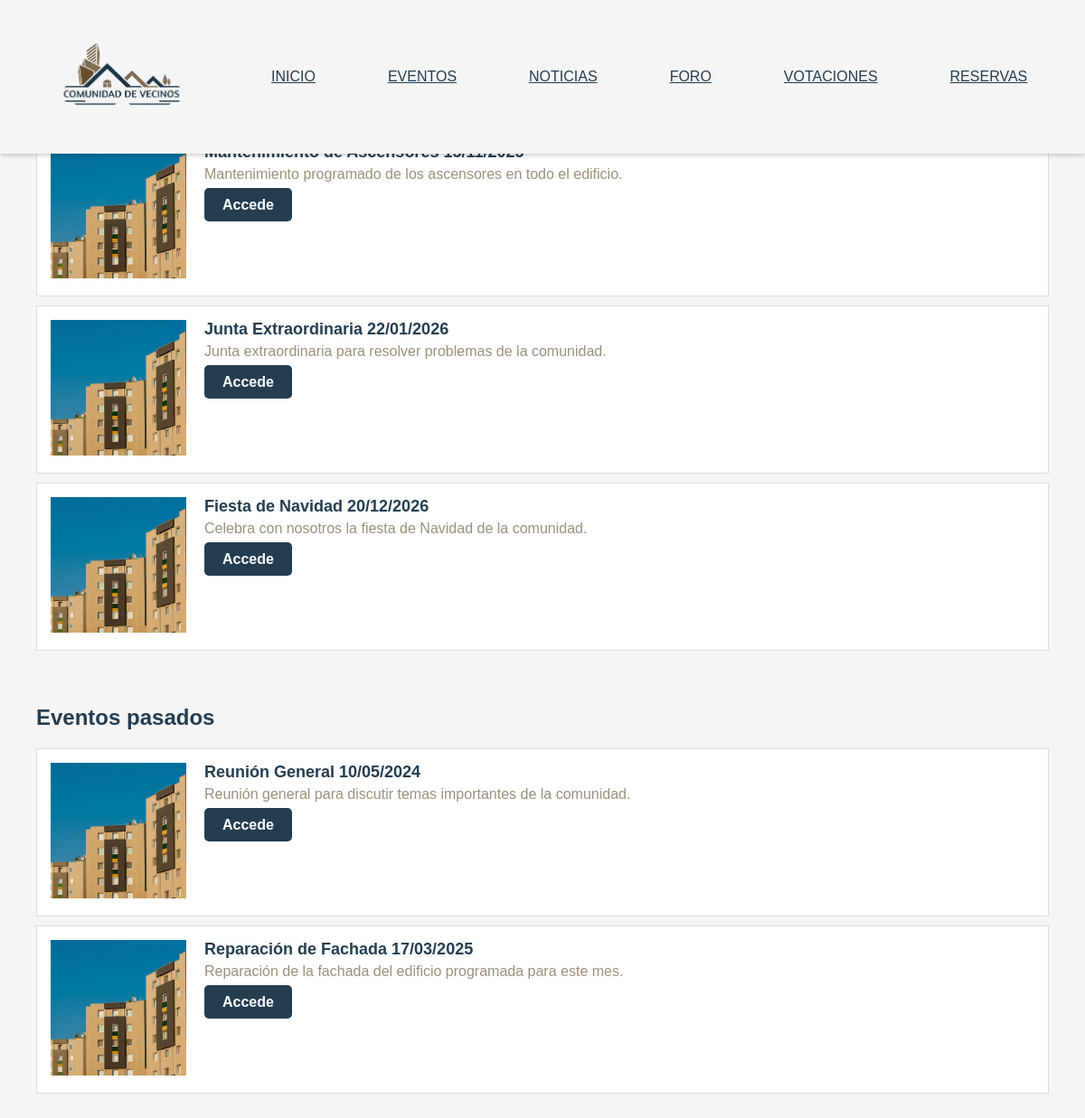
The page /web/src/eventos/index.php on the database its author committed.
### tables this page shows
CREATE TABLE IF NOT EXISTS eventos (
    id_evento INT AUTO_INCREMENT PRIMARY KEY,
    titulo VARCHAR(100) NOT NULL,
    descripcion VARCHAR(255) NOT NULL,
    fecha DATE NOT NULL,
    id_usuario INT NOT NULL,
    CONSTRAINT fk_eventos_usuarios FOREIGN KEY (id_usuario) REFERENCES usuarios(id_usuario)
);

### backend/src/eventos/eventos_futuros.php (the view, shortened to what this page needs)
<?php
include __DIR__ . '/../conexion_BBDD/conexion_db_pm.php';
$hoy = date('Y-m-d');
$sql = "SELECT id_evento, titulo, descripcion, fecha FROM eventos WHERE fecha >= '$hoy' ORDER BY fecha ASC";
$result = $pdo->query($sql);
if ($result->rowCount() > 0) {
    while ($row = $result->fetch()) {
        $fecha_formateada = date('d/m/Y', strtotime($row['fecha']));
        echo "<article class='evento'>";
        echo "<div class='evento-imagen'><img src='../../etc/assets/img/bloque.jpg' alt='ImagenEvento'></div>";
        echo "<div class='evento-texto'>";
        echo "<h2 class='titulo-evento'>" . $row['titulo'] . " " . $fecha_formateada . "</h2>";
        echo "<p class='detalle-evento'>" . $row['descripcion'] . "</p>";
        echo "<a href='detalle.php?id=" . $row['id_evento'] . "' class='boton-evento'>Accede</a>";
        echo "</div>";
        echo "</article>";
    }
} else {
    echo "<p>No hay eventos futuros.</p>";
}
?>

### web/src/eventos/index.php (shortened to what this page needs)
<?php
require_once __DIR__ . '/../../../config.php';
?>
<!DOCTYPE html>
<html lang="es">
<head>
    <link rel="stylesheet" href="style.css">
</head>
<body class="fondo-cuerpo">
    <header>
        <?php include $_SERVER['DOCUMENT_ROOT'] . $basePath . 'web/src/header/cabecera.php'; ?>
    </header>
    <main>
        <section class="contenedor-principal">
            <section class="contenedor proximos-eventos">
                <h2 class="titulo-eventos">Próximos eventos</h2>
                <p class="subtitulo">Consulta todos los eventos de nuestra comunidad aquí</p>
                <?php include '../../../backend/src/eventos/eventos_futuros.php'; ?>
            </section>
        </section>
        <section class="contenedor-principal">
            <section class="contenedor proximos-eventos">
                <h2 class="titulo-eventos">Eventos pasados</h2>
                <?php include '../../../backend/src/eventos/eventos_pasados.php'; ?>
            </section>
        </section>
    </main>
</body>
</html>

### web/src/header/cabecera.php (shortened to what this page needs)
<?php
    $basePath = '/Proyecto-Comunidad/';
?>
<!DOCTYPE html>
<html lang="es">
<head>
    <link rel="stylesheet" href="<?= $basePath ?>web/src/header/cabecera.css">
</head>
<body>
    <header>
        <div class="header-container">
            <a class="logo" href="<?= $basePath ?>web/src/home/index.php" target="_top">
                <img src="<?= $basePath ?>assets/img/LOGO_2.png" alt="logo comunidad">
            </a>
            <nav class="nav-container">
                <a href="<?= $basePath ?>web/src/home/index.php" class="nav-link" target="_top">INICIO</a>
                <a href="<?= $basePath ?>web/src/eventos/index.php" class="nav-link" target="_top">EVENTOS</a>
                <a href="<?= $basePath ?>web/src/noticias/index.php" class="nav-link" target="_top">NOTICIAS</a>
                <a href="<?= $basePath ?>web/src/foro/index.php" class="nav-link" target="_top">FORO</a>
                <a href="#" class="nav-link">VOTACIONES</a>
                <a href="<?= $basePath ?>web/src/reservas/reservas.php" class="nav-link" target="_top">RESERVAS</a>
            </nav>
        </div>
    </header>
</body>
</html>

### backend/src/eventos/eventos_pasados.php (shortened to what this page needs)
<?php
include __DIR__ . '/../conexion_BBDD/conexion_db_pm.php';
$hoy = date('Y-m-d');
$sql = "SELECT id_evento, titulo, descripcion, fecha FROM eventos WHERE DATE(fecha) < '$hoy' ORDER BY fecha ASC";
$result = $pdo->query($sql);
if ($result->rowCount() > 0) {
    while ($row = $result->fetch()) {
        $fecha_formateada = date('d/m/Y', strtotime($row['fecha']));
        echo "<article class='evento'>";
        echo "<div class='evento-imagen'><img src='../../etc/assets/img/bloque.jpg' alt='ImagenEvento'></div>";
        echo "<div class='evento-texto'>";
        echo "<h2 class='titulo-evento'>" . $row['titulo'] . " " . $fecha_formateada . "</h2>";
        echo "<p class='detalle-evento'>" . $row['descripcion'] . "</p>";
        echo "<a href='detalle.php?id=" . $row['id_evento'] . "' class='boton-evento'>Accede</a>";
        echo "</div>";
        echo "</article>";
    }
} else {
    echo "<p>No hay eventos pasados.</p>";
}
?>

### web/src/eventos/style.css (style rules this page uses)
* { font-family: Arial, sans-serif; box-sizing: border-box; }
body, html { margin: 0; padding: 0; }
body { padding-top: 120px; background-color: #f5f5f5; }
header { position: fixed; top: 0; left: 0; width: 100%; background-color: white; z-index: 1000; box-shadow: 0 2px 5px rgba(0,0,0,0.1); }
main { padding: 20px; }
.contenedor-principal { max-width: 1200px; margin: 0 auto; padding: 20px; }
.titulo-principal, .titulo-evento, .titulo-evento2, .subtitulo, .titulo-eventos { color: #243D51; text-align: left; }
.subtitulo { color: #9c907d; }
.evento { display: flex; align-items: flex-start; gap: 20px; background-color: #fff; padding: 15px; border: 1px solid #ddd; margin-top: 10px; }
.evento-imagen img { width: 150px; height: 150px; object-fit: cover; border-radius: 0; }
.evento-texto { flex-grow: 1; }
.titulo-evento { font-size: 18px; margin: 0; }
.detalle-evento { color: #9c907d; margin-top: 5px; }
.boton-evento { background-color: #243D51; color: #fff; padding: 10px 20px; text-decoration: none; border: none; border-radius: 5px; cursor: pointer; font-weight: bold; }

### web/src/header/cabecera.css (style rules this page uses)
body { font-family: sans-serif; margin: 0; padding: 0; }
header { position: fixed; top: 0; left: 0; width: 100%; background-color: #f5f5f5; z-index: 100; }
.header-container { display: flex; justify-content: space-between; align-items: center; padding: 10px; box-shadow: 0px 2px 5px rgba(0, 0, 0, 0.1); }
.logo { display: flex; }
.logo img { height: 150px; width: 250px; }
.nav-container { display: flex; }
.nav-container a.nav-link { color: #243d51; margin: 40px; }

### rows shown on the page
eventos: descripcion "Mantenimiento programado de los ascensores en todo el edificio."
eventos: titulo "Junta Extraordinaria", fecha "22/01/2026", descripcion "Junta extraordinaria para resolver problemas de la comunidad."
eventos: titulo "Fiesta de Navidad", fecha "20/12/2026", descripcion "Celebra con nosotros la fiesta de Navidad de la comunidad."
eventos: titulo "Reunión General", fecha "10/05/2024", descripcion "Reunión general para discutir temas importantes de la comunidad."
eventos: titulo "Reparación de Fachada", fecha "17/03/2025", descripcion "Reparación de la fachada del edificio programada para este mes."
